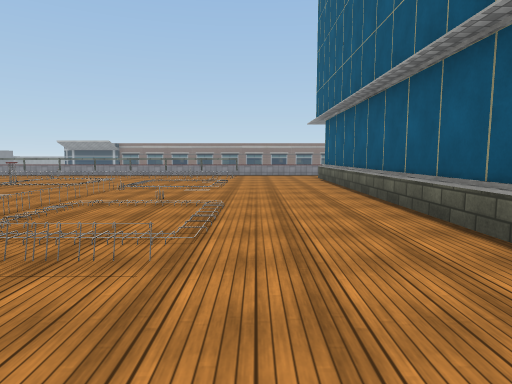
view 1 (above)

20 first-person views from a walk through a Unity game level. The camera is 1.3 m above the floor, tilts 6° down and sees 75° across. The floor is counted in squares, 2 m on a side. Each view is taken from the middle of a square. On the plan, view 1 faces up. The plan holds only what a view shows up to about 10 squares ahead; the rest is blank. The place goes on beyond the plan. The player character is not drawn. Some animated figures are not drawn. Some surface patterns are stand-ins.

view 2
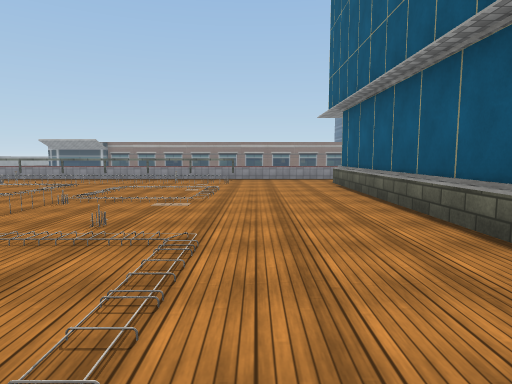

view 3
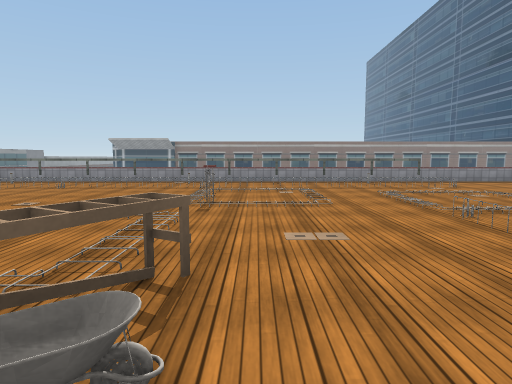

view 4
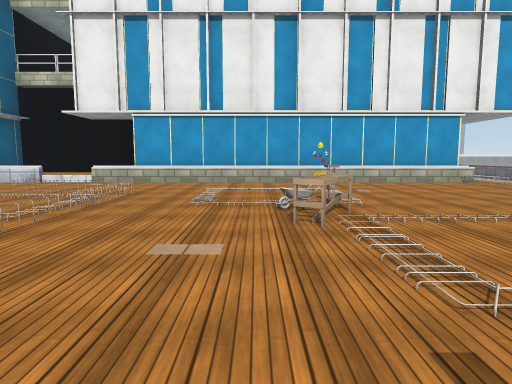

view 5
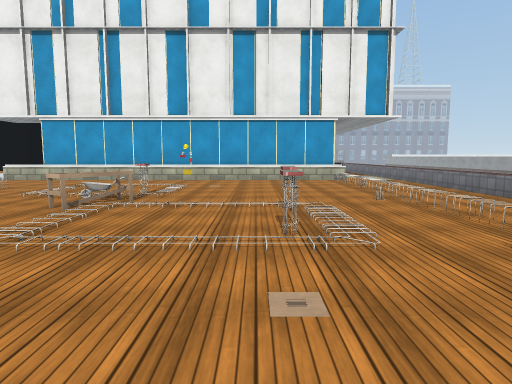

view 6
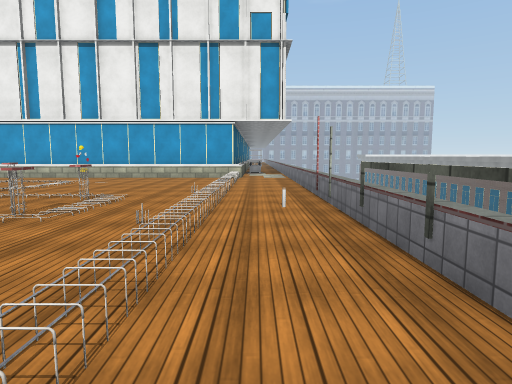

view 7
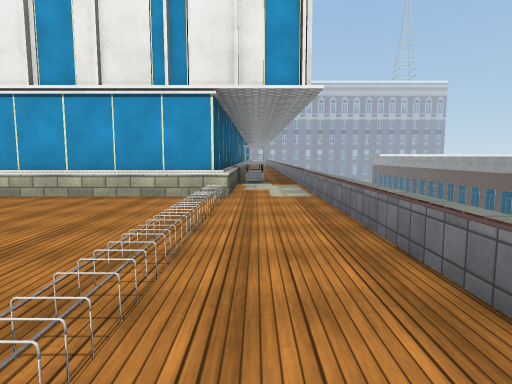

view 8
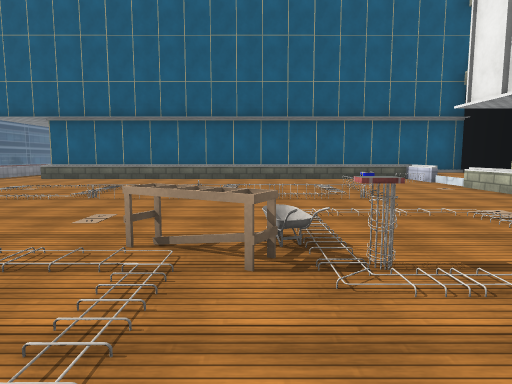

view 9
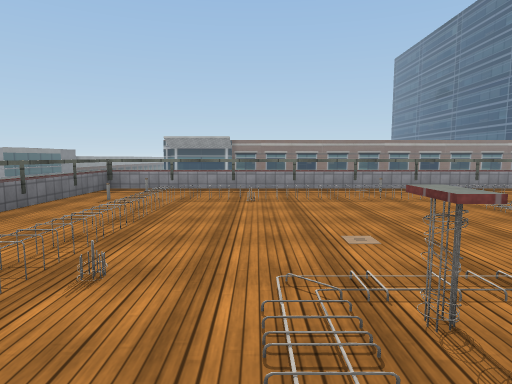

view 10
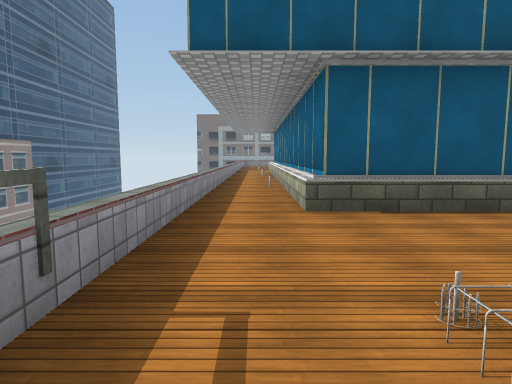

view 11
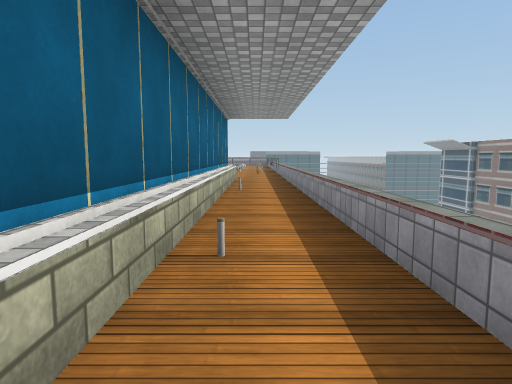

view 12
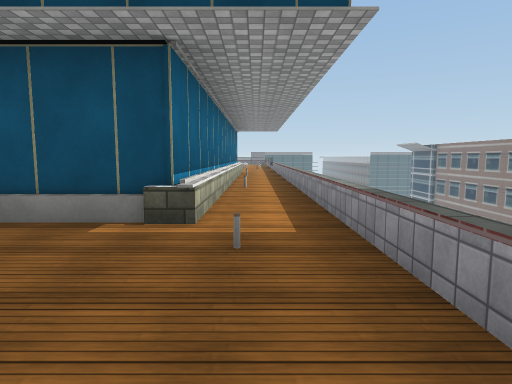

view 13
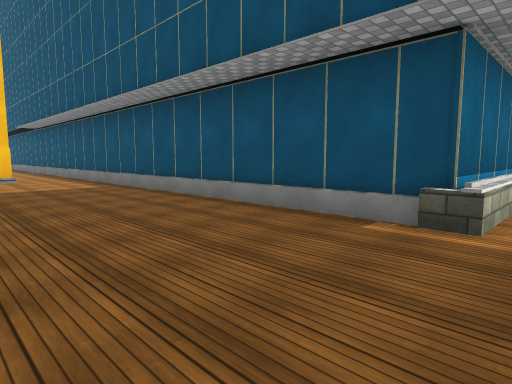

view 14
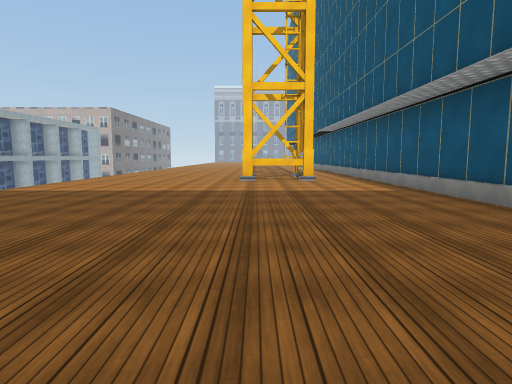

view 15
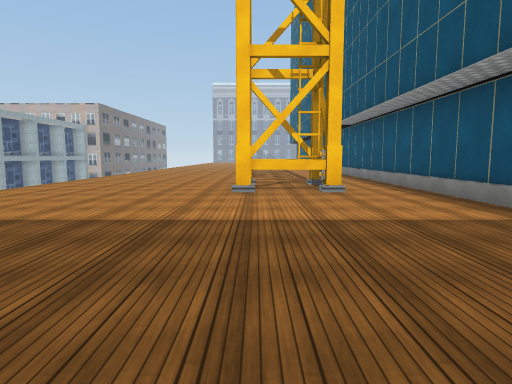

view 16
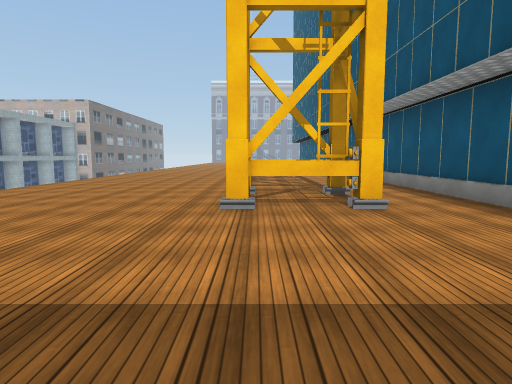

view 17
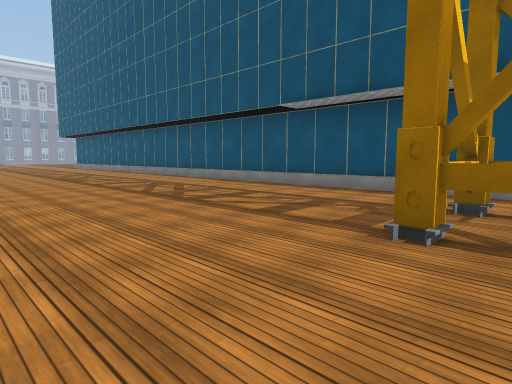

view 18
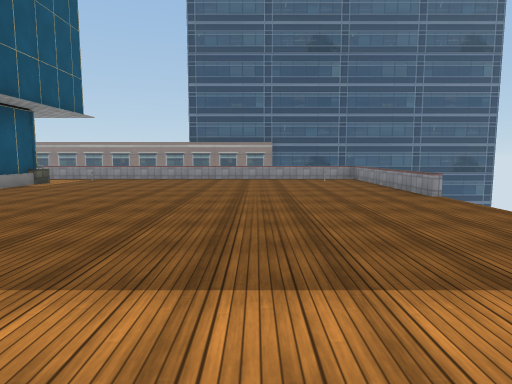

view 19
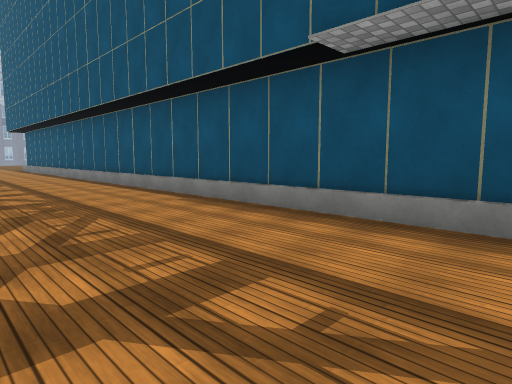

view 20
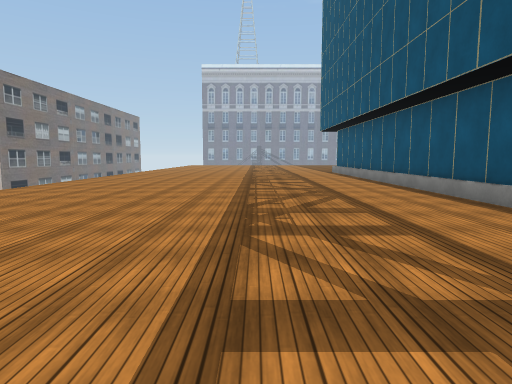

### Floor plan
Key: @ floor where view 1 was taken; # wall or solid block; . main floor; : floor 0.25 m higher than the main floor; = window, fence, low wall or low ledge; T thing the floor can be seen under or through; O other object.
Columns run from 12 left of view 1 to 22 right of it. Each row starts with its distance up from view 1.
 12 #==================================
 11 =.................................=
 10 =.............############........=
  9 =.............#          #........=
  8 =.....#.......#          #........=
  7 =.............#          #.........
  6 =.............#          #.........
  5 =...#.O.......#          #.........
  4 =.....O.......#          #.........
  3 =.............#          #.........
  2 =.............#          #.........
  1 =.....#.......#          #..TT.....
  0 =...........@.#          #..TT.....
 -1 =.#########:::#          #..TT.....
 -2 =.#         ::#          #.........
 -3 =.#         ###          #.........
 -4 =O#                      #.........
 -5 =##                      #.........
 -6                          #......
 -7                          #......
 -8                          #......
 -9                          #......
-10                          #.......
-11                          #.......
-12                          #........
-13                          #.........
-14                          #.........
-15                          #.........
-16                          #.........
-17                          #.........

Where each view was taken, in squares from view 1:
view 1: 0 up, 0 right, facing up
view 2: 2 up, 0 right, facing up
view 3: 3 up, 5 left, facing up
view 4: 8 up, 5 left, facing down
view 5: 9 up, 8 left, facing down
view 6: 10 up, 11 left, facing down
view 7: 5 up, 11 left, facing down
view 8: 4 up, 8 left, facing right
view 9: 5 up, 9 left, facing up
view 10: 11 up, 2 left, facing right
view 11: 11 up, 12 right, facing left
view 12: 11 up, 17 right, facing left
view 13: 11 up, 17 right, facing down-left
view 14: 10 up, 17 right, facing down
view 15: 7 up, 17 right, facing down
view 16: 5 up, 17 right, facing down
view 17: 0 up, 20 right, facing down-left
view 18: 2 up, 19 right, facing up
view 19: 3 down, 17 right, facing down-left
view 20: 7 down, 17 right, facing down
